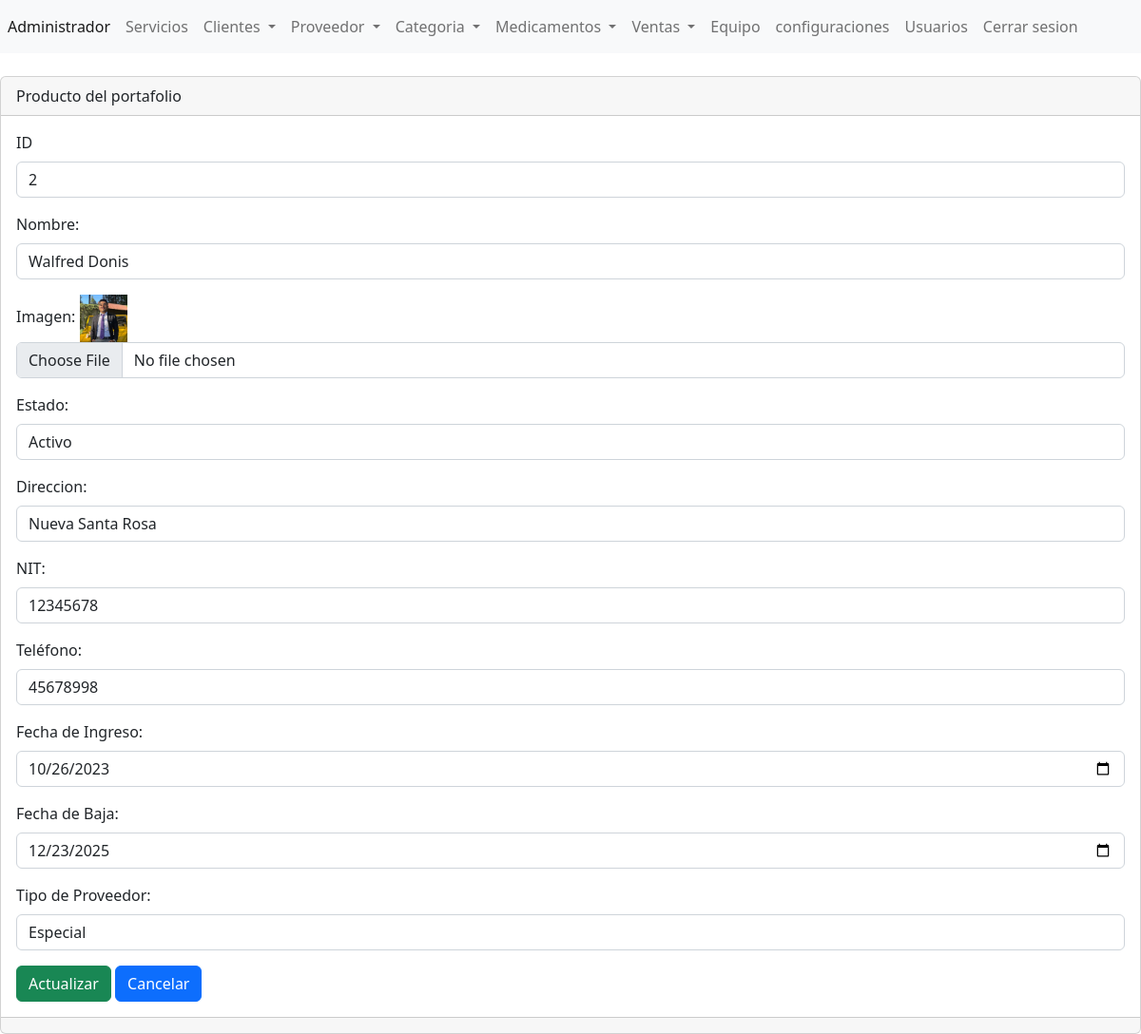
The app's page /DesarrolloWeb_ProyectoFinal_GRUPO/Practica/admin/secciones/Proveedores/editar.php?txtID=2 (signed in) with its own data.
### tables this page shows
CREATE TABLE IF NOT EXISTS `proveedores` (
  `ID` int NOT NULL AUTO_INCREMENT,
  `nombre` varchar(255) NOT NULL,
  `imagen` varchar(255) NOT NULL,
  `estado` varchar(255) NOT NULL,
  `direccion` varchar(255) NOT NULL,
  `nit` varchar(255) NOT NULL,
  `telefono` varchar(255) NOT NULL,
  `fecha_ingreso` varchar(255) NOT NULL,
  `fecha_baja` varchar(255) NOT NULL,
  `tipo_proveedor` varchar(255) NOT NULL,
  PRIMARY KEY (`ID`)
);

### DesarrolloWeb_ProyectoFinal_GRUPO/Practica/admin/secciones/Proveedores/editar.php (the view, shortened to what this page needs)
<?php
include("../../bd.php");
if (isset($_GET['txtID'])) {
    $txtID = (isset($_GET['txtID'])) ? $_GET['txtID'] : "";
    $sentencia = $conexion->prepare("SELECT * FROM proveedores WHERE id=:id");
    $sentencia->bindParam(":id", $txtID);
    $sentencia->execute();
    $registro = $sentencia->fetch(PDO::FETCH_ASSOC);
    $nombre = $registro['nombre'];
    $imagen = $registro['imagen'];
    $estado = $registro['estado'];
    $direccion = $registro['direccion'];
    $nit = $registro['nit'];
    $telefono = $registro['telefono'];
    $fecha_ingreso = $registro['fecha_ingreso'];
    $fecha_baja = $registro['fecha_baja'];
    $tipo_proveedor = $registro['tipo_proveedor'];
}
include("../../templates/header.php");
?>
<div class="card">
    <div class="card-header">
        Producto del portafolio
    </div>
    <div class="card-body">
        <form action="" enctype="multipart/form-data" method="post">
            <div class="mb-3">
                <label for="" class="form-label">ID</label>
                <input type="text"
                    class="form-control"  readonly name="txtID" id="txtID" value="<?php echo $txtID; ?>" aria-describedby="helpId" placeholder="">
            </div>
            <div class="mb-3">
                <label for="nombre" class="form-label">Nombre:</label>
                <input type="text" class="form-control" value="<?php echo $nombre ?>" name="nombre" id="nombre" aria-describedby="helpId" placeholder="Nombre">
            </div>
            <div class="mb-3">
                <label for="" class="form-label">Imagen:</label>
                <img width="50" src="../../../assets/img/about/<?php echo $imagen; ?>" />
                <input type="file" class="form-control" name="imagen" id="imagen" placeholder="Imagen" aria-describedby="fileHelpId">
            </div>
            <div class="mb-3">
                <label for="estado" class="form-label">Estado:</label>
                <input type="text" class="form-control" value="<?php echo $estado ?>" name="estado" id="estado" aria-describedby="helpId" placeholder="Estado">
            </div>
            <div class="mb-3">
                <label for="direccion" class="form-label">Direccion:</label>
                <input type="text" class="form-control" value="<?php echo $direccion ?>" name="direccion" id="direccion" aria-describedby="helpId" placeholder="Direccion">
            </div>
            <div class="mb-3">
                <label for="nit" class="form-label">NIT:</label>
                <input type="text" class="form-control" value="<?php echo $nit ?>"name="nit" id="nit" aria-describedby="helpId" placeholder="NIT">
            </div>
            <div class="mb-3">
                <label for="telefono" class="form-label">Teléfono:</label>
                <input type="text" class="form-control"value="<?php echo $telefono ?>" name="telefono" id="telefono" aria-describedby="helpId" placeholder="Teléfono">
            </div>
            <div class="mb-3">
                <label for="fecha_ingreso" class="form-label">Fecha de Ingreso:</label>
                <input type="date" class="form-control"value="<?php echo $fecha_ingreso ?>" name="fecha_ingreso" id="fecha_ingreso" aria-describedby="helpId" placeholder="Fecha de Ingreso">
            </div>
            <div class="mb-3">
                <label for="fecha_baja" class="form-label">Fecha de Baja:</label>
                <input type="date" class="form-control"value="<?php echo $fecha_baja ?>" name="fecha_baja" id="fecha_baja" aria-describedby="helpId" placeholder="Fecha de Baja">
            </div>
            <div class="mb-3">
                <label for="tipo_proveedor" class="form-label">Tipo de Proveedor:</label>
                <input type="text" class="form-control" value="<?php echo $tipo_proveedor ?>"name="tipo_proveedor" id="tipo_proveedor" aria-describedby="helpId" placeholder="Tipo de Proveedor">
            </div>
            <button type="submit" class="btn btn-success">Actualizar</button>
            <a name="" id="" class="btn btn-primary" href="index.php" role="button">Cancelar</a>
        </form>
    </div>
    <div class="card-footer text-muted">
    </div>
</div>
<?php
include("../../templates/footer.php");
?>

### records on screen
proveedores: nombre "Walfred Donis", imagen (picture), estado "Activo", direccion "Nueva Santa Rosa", nit "12345678", tipo_proveedor "Especial"
